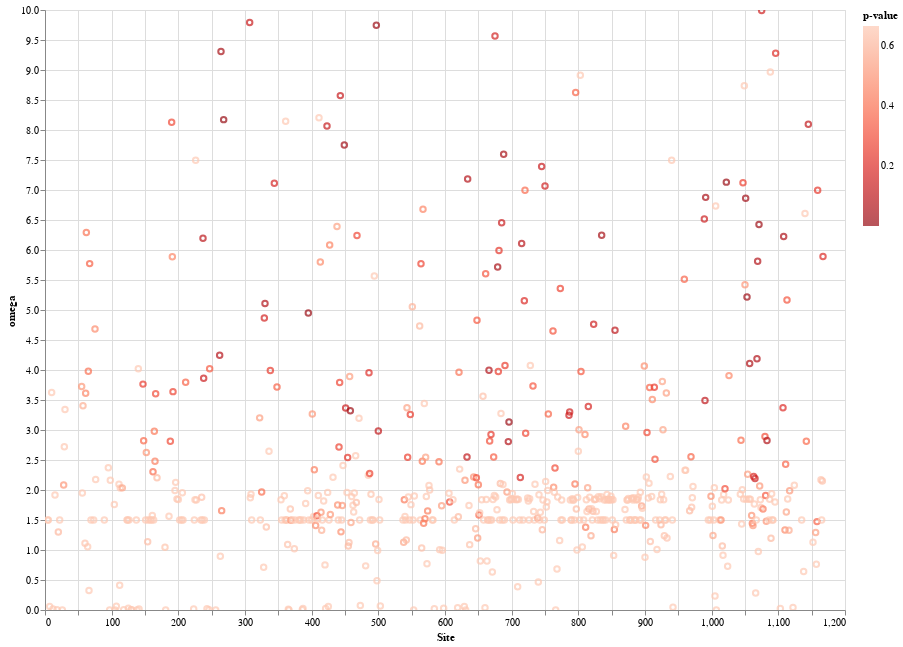

Write notebook code for a chart like this one.
### Code cell
#source = df[df["omega"] < 10]
source = df

line = alt.Chart(source).mark_point().encode(
    x='Site',
    y=alt.Y('omega',
        scale=alt.Scale(domain=(0, 10), clamp=True)), 
    color=alt.Color('p-value', scale=alt.Scale(scheme='reds', reverse=True))
).properties(
    width=800,
    height=600).interactive()

line

### Figure 1 — Vega-Lite specification as saved in the notebook (floating-point values rounded to 4 significant figures; data arrays with more than 128 entries replaced by an {"elided": "..."} marker saying what was removed)
{"config": {"view": {"continuousWidth": 400, "continuousHeight": 300}}, "data": {"name": "data-20d7389e2306f3658202c83a4bdd7aad"}, "mark": "point", "encoding": {"color": {"type": "quantitative", "field": "p-value", "scale": {"reverse": true, "scheme": "reds"}}, "x": {"type": "quantitative", "field": "Site"}, "y": {"type": "quantitative", "field": "omega", "scale": {"domain": [0, 10]}}}, "height": 600, "selection": {"selector110": {"type": "interval", "bind": "scales", "encodings": ["x", "y"]}}, "width": 800, "$schema": "https://vega.github.io/schema/vega-lite/v4.8.1.json", "datasets": {"data-20d7389e2306f3658202c83a4bdd7aad": {"elided": "1167 records"}}}
